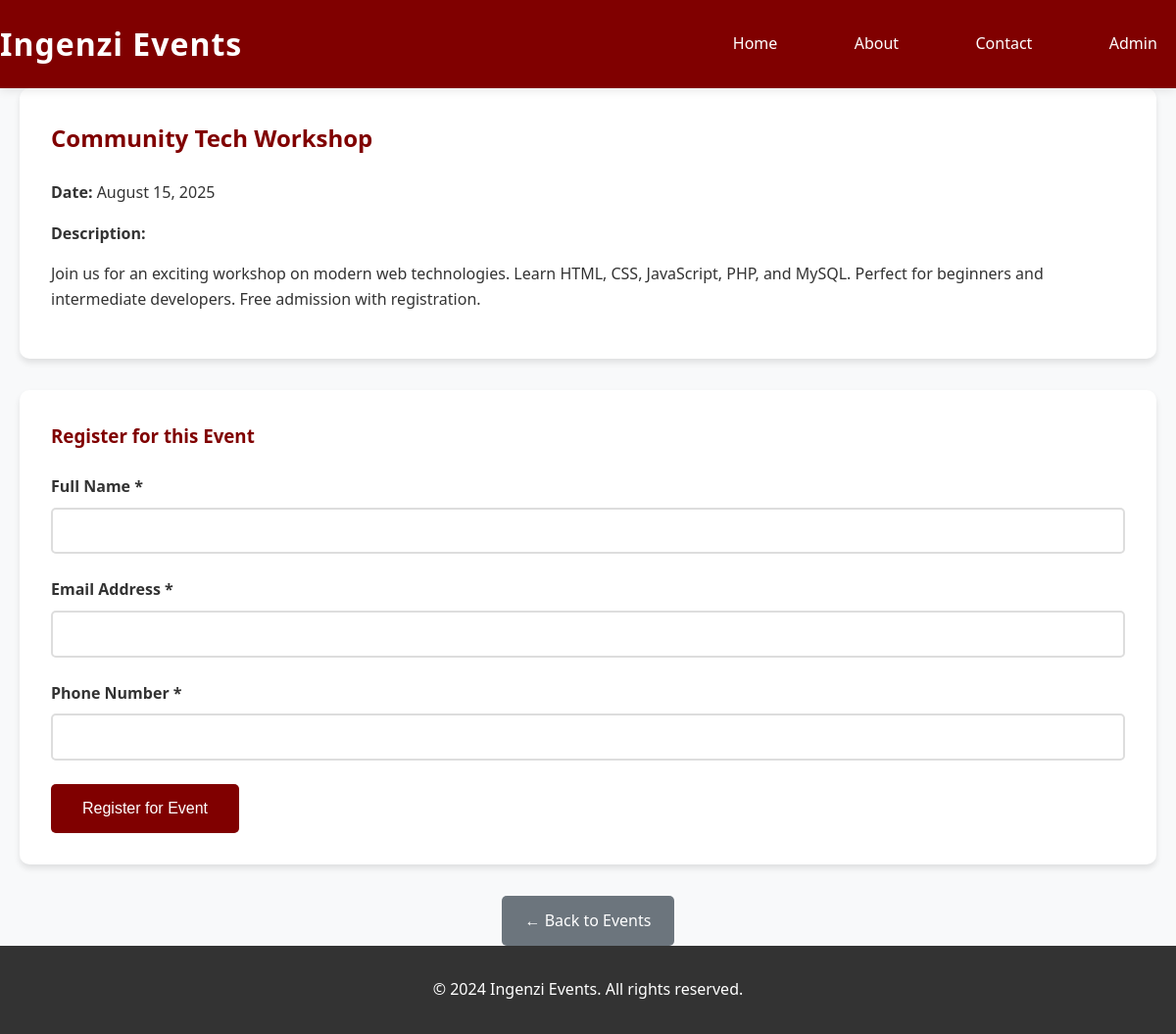
The app's page /event.php?id=1 with its own data.
### tables this page shows
CREATE TABLE IF NOT EXISTS events (
    id INT AUTO_INCREMENT PRIMARY KEY,
    event_name VARCHAR(100) NOT NULL,
    event_date DATE NOT NULL,
    description TEXT NOT NULL,
    created_at TIMESTAMP DEFAULT CURRENT_TIMESTAMP
);

### event.php (the view, shortened to what this page needs)
<!DOCTYPE html>
<html lang="en">
<head>
    <link rel="stylesheet" href="style.css">
</head>
<body>
    <header>
        <nav>
            <div class="nav-container">
                <h1 class="logo">Ingenzi Events</h1>
                <ul class="nav-menu">
                    <li><a href="index.php">Home</a></li>
                    <li><a href="about.html">About</a></li>
                    <li><a href="contact.html">Contact</a></li>
                    <li><a href="admin_login.php">Admin</a></li>
                </ul>
            </div>
        </nav>
    </header>
    <main>
        <div class="container">
            <?php
            $servername = "localhost";
            $username = "root";
            $password = "";
            $dbname = "ingenzi_events_db";
            $event_id = $_GET['id'];
            try {
                $pdo = new PDO("mysql:host=$servername;dbname=$dbname", $username, $password);
                $pdo->setAttribute(PDO::ATTR_ERRMODE, PDO::ERRMODE_EXCEPTION);
                $stmt = $pdo->prepare("SELECT * FROM events WHERE id = ?");
                $stmt->execute([$event_id]);
                $event = $stmt->fetch(PDO::FETCH_ASSOC);
            } catch(PDOException $e) {
                echo '<div class="error-message">Error: ' . $e->getMessage() . '</div>';
                exit();
            }
            ?>
            <section class="event-details">
                <h2><?php echo htmlspecialchars($event['event_name']); ?></h2>
                <div class="event-info">
                    <p><strong>Date:</strong> <?php echo date('F j, Y', strtotime($event['event_date'])); ?></p>
                    <p><strong>Description:</strong></p>
                    <p><?php echo nl2br(htmlspecialchars($event['description'])); ?></p>
                </div>
            </section>
            <section class="registration-form">
                <h3>Register for this Event</h3>
                <form id="registrationForm" action="submit.php" method="POST">
                    <div class="form-group">
                        <label for="name">Full Name *</label>
                        <input type="text" id="name" name="name" required>
                    </div>
                    <div class="form-group">
                        <label for="email">Email Address *</label>
                        <input type="email" id="email" name="email" required>
                    </div>
                    <div class="form-group">
                        <label for="phone">Phone Number *</label>
                        <input type="tel" id="phone" name="phone" required>
                    </div>
                    <button type="submit" class="btn-submit">Register for Event</button>
                </form>
            </section>
            <div class="back-link">
                <a href="index.php" class="btn-back">← Back to Events</a>
            </div>
        </div>
    </main>
    <footer>
        <div class="container">
            <p>&copy; 2024 Ingenzi Events. All rights reserved.</p>
        </div>
    </footer>
</body>
</html>

### style.css (style rules this page uses)
* { margin: 0; padding: 0; box-sizing: border-box; }
body { font-family: 'Segoe UI', Tahoma, Geneva, Verdana, sans-serif; line-height: 1.6; color: #333; background-color: #f8f9fa; }
.container { max-width: 1200px; margin: 0 auto; padding: 0 20px; }
header { background-color: #800000; color: white; box-shadow: 0 2px 10px rgba(0,0,0,0.1); position: sticky; top: 0; z-index: 1000; transition: background-color 0.3s ease; }
.nav-container { display: flex; justify-content: space-between; align-items: center; padding: 1.2rem 0; }
.logo { font-size: 2rem; font-weight: bold; letter-spacing: 1px; }
.nav-menu { display: flex; list-style: none; gap: 2.5rem; align-items: center; }
.nav-menu a { color: white; text-decoration: none; padding: 0.8rem 1.2rem; border-radius: 8px; transition: all 0.3s ease; font-weight: 500; position: relative; }
.nav-menu a::after { content: ''; position: absolute; bottom: 0; left: 50%; width: 0; height: 2px; background-color: white; transition: all 0.3s ease; transform: translateX(-50%); }
.event-details { background: white; border-radius: 10px; padding: 2rem; margin-bottom: 2rem; box-shadow: 0 4px 6px rgba(0,0,0,0.1); }
.event-details h2 { color: #800000; margin-bottom: 1.5rem; }
.event-info p { margin-bottom: 1rem; }
.registration-form { background: white; border-radius: 10px; padding: 2rem; box-shadow: 0 4px 6px rgba(0,0,0,0.1); margin-bottom: 2rem; }
.registration-form h3 { color: #800000; margin-bottom: 1.5rem; }
.form-group { margin-bottom: 1.5rem; }
.form-group label { display: block; margin-bottom: 0.5rem; font-weight: bold; color: #333; }
.form-group input { width: 100%; padding: 0.8rem; border: 2px solid #ddd; border-radius: 5px; font-size: 1rem; transition: border-color 0.3s ease; }
.btn-submit { background-color: #800000; color: white; padding: 1rem 2rem; border: none; border-radius: 5px; font-size: 1rem; cursor: pointer; transition: background-color 0.3s ease; }
.btn-back { display: inline-block; background-color: #6c757d; color: white; padding: 0.8rem 1.5rem; text-decoration: none; border-radius: 5px; transition: background-color 0.3s ease; }
.back-link { text-align: center; margin-top: 2rem; }
footer { background-color: #333; color: white; text-align: center; padding: 2rem 0; margin-top: 0; }

### records on screen
events: event_name "Community Tech Workshop", event_date "August 15, 2025", description "Join us for an exciting workshop on modern web technologies. Learn HTML, CSS, JavaScript, PHP, and MySQL. Perfect for beginners and intermediate developers. Free admission with registration."
